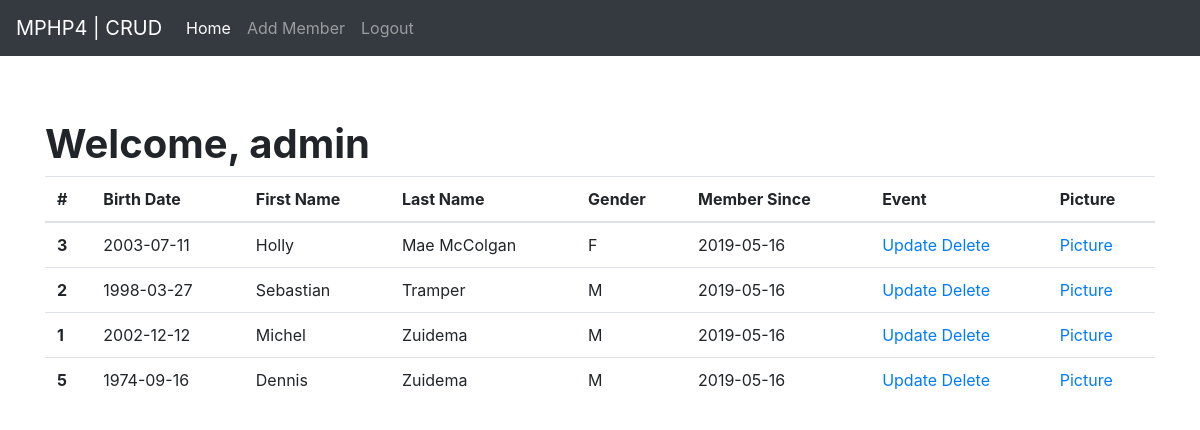
Screenshot of /home.php (signed in) with the database file from the repository.
### tables this page shows
CREATE TABLE `leden` (
  `id` int(11) NOT NULL AUTO_INCREMENT,
  `birth_date` date NOT NULL,
  `first_name` varchar(14) NOT NULL,
  `last_name` varchar(16) NOT NULL,
  `gender` enum('M','F') NOT NULL,
  `member_since` date NOT NULL,
  PRIMARY KEY (`id`)
);

### home.php (the view, shortened to what this page needs)
<?php
require_once 'src/config.inc.php';
?>
<html>
    <head>
        <link href="https://stackpath.bootstrapcdn.com/bootstrap/4.3.1/css/bootstrap.min.css" rel="stylesheet">
    </head>
    <body>
        <?php require_once 'src/includes/header.php'; ?>
        <main style="margin-top: 10%;">
            <div class="container">
                <h1><b>Welcome, <?php echo $_SESSION['username']; ?></b></h1>
                <table class="table">
                    <thead>
                    <tr>
                        <th scope="col">#</th>
                        <th scope="col">Birth Date</th>
                        <th scope="col">First Name</th>
                        <th scope="col">Last Name</th>
                        <th scope="col">Gender</th>
                        <th scope="col">Member Since</th>
                        <th scope="col">Event</th>
                        <th scope="col">Picture</th>
                    </tr>
                    </thead>
                    <tbody>
                    <?php
                        $query = "SELECT * FROM leden ORDER BY last_name ASC";
                        $result = mysqli_query($mysqli, $query);
                        while($row = mysqli_fetch_array($result)) {
                            echo '<tr>';
                            echo "<th scope='row'> " . $row['id'] . "</th>";
                            echo "<td>" . $row['birth_date'] . "</td>";
                            echo "<td>" . $row['first_name'] . "</td>";
                            echo "<td>" . $row['last_name'] . "</td>";
                            echo "<td>" . $row['gender'] . "</td>";
                            echo "<td>" . $row['member_since'] . "</td>";
                            echo "<td><a href='update_member.php?id=" . $row['id'] . "'>Update</a> <a href='delete_member.php?id=" . $row['id'] . "'>Delete</a></td>";
                            echo "<td><a href='picture.php?id=" . $row['id'] . "'>Picture</a></td>";
                            echo '</tr>';
                        }
                    ?>
                    </tbody>
                </table>
            </div>
        </main>
    </body>
</html>

### src/includes/header.php (shortened to what this page needs)
<header>
    <nav class="navbar navbar-expand-md navbar-dark fixed-top bg-dark">
        <a class="navbar-brand" href="#">MPHP4 | CRUD</a>
        <div class="collapse navbar-collapse" id="navbarCollapse">
            <ul class="navbar-nav mr-auto">
                <li class="nav-item active">
                    <a class="nav-link" href="home.php">Home <span class="sr-only">(current)</span></a>
                </li>
                <li class="nav-item">
                    <a class="nav-link" href="new_member.php">Add Member</a>
                </li><li class="nav-item">
                    <a class="nav-link" href="logout.php">Logout</a>
                </li>
            </ul>
        </div>
    </nav>
</header>

### rows the page displays
leden: id "3", birth_date "2003-07-11", first_name "Holly", last_name "Mae McColgan", gender "F", member_since "2019-05-16"
leden: id "2", birth_date "1998-03-27", first_name "Sebastian", last_name "Tramper", gender "M", member_since "2019-05-16"
leden: id "1", birth_date "2002-12-12", first_name "Michel", last_name "Zuidema", gender "M", member_since "2019-05-16"
leden: id "5", birth_date "1974-09-16", first_name "Dennis", last_name "Zuidema", gender "M", member_since "2019-05-16"

### other values shown
$_SESSION['username'] "admin"
